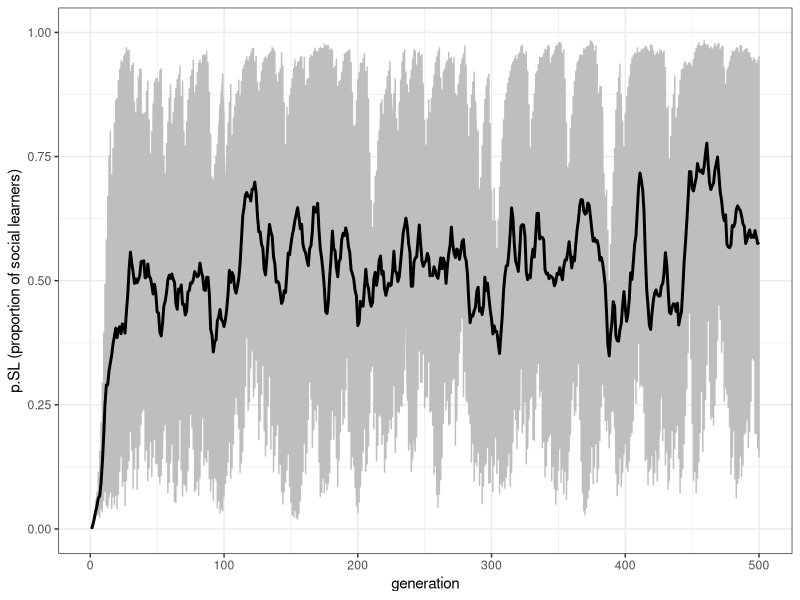
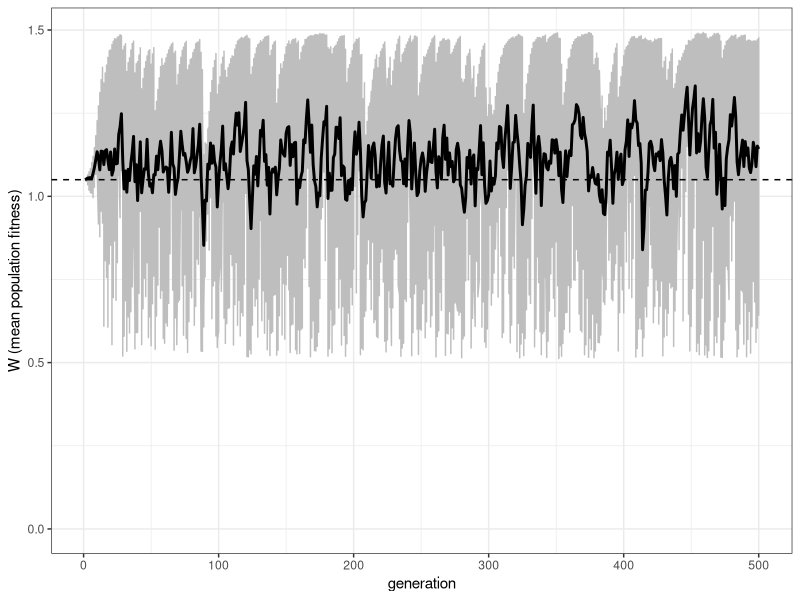
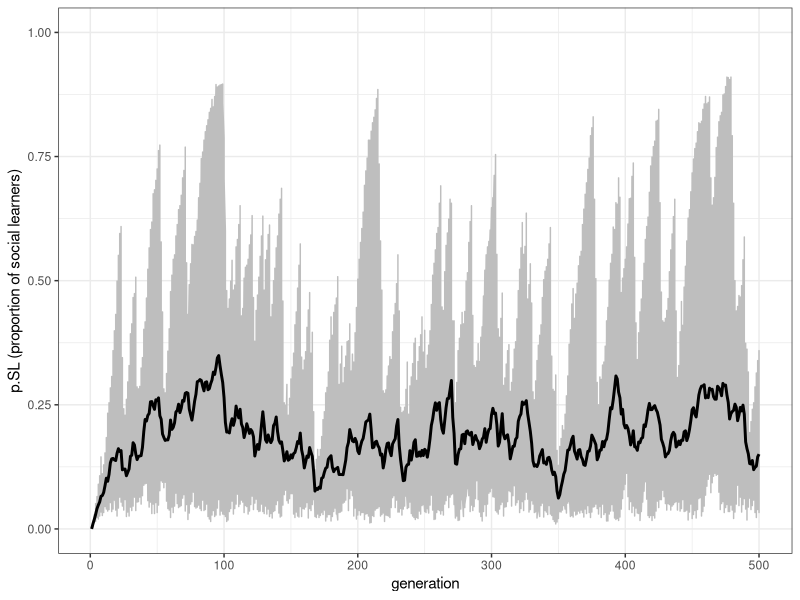
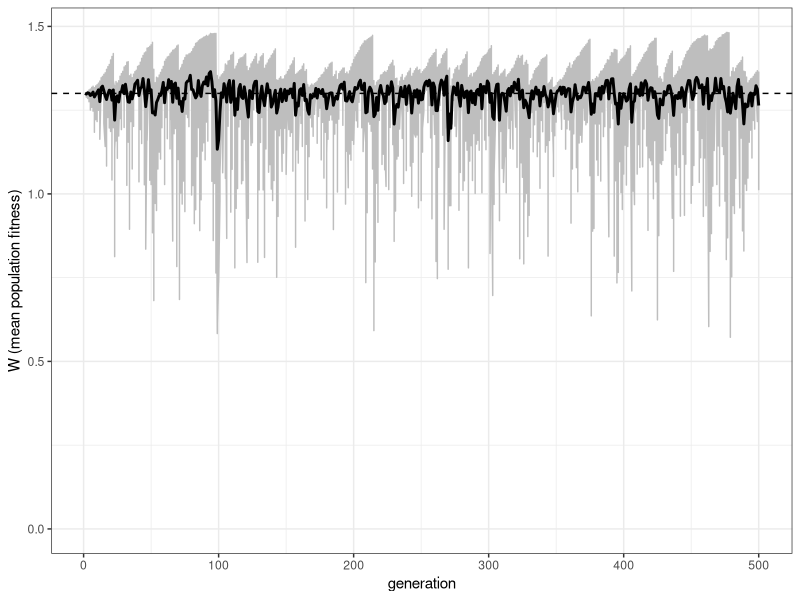
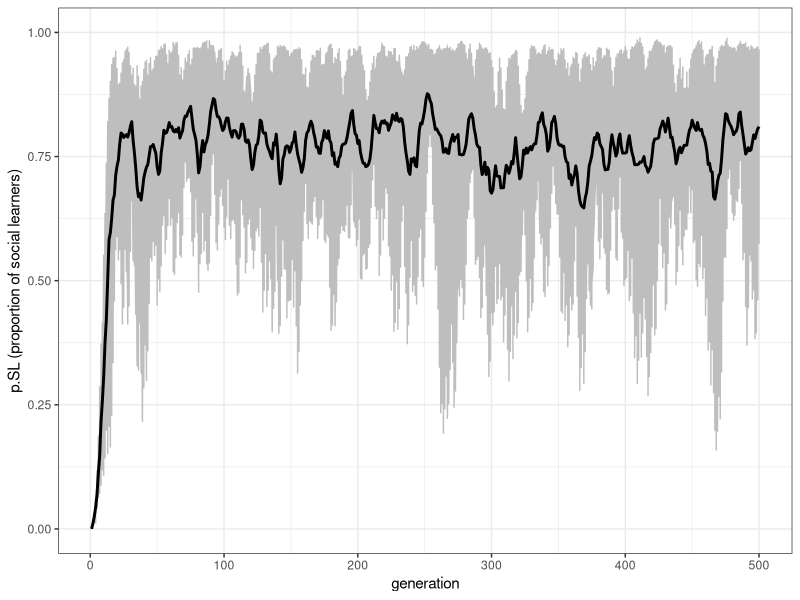
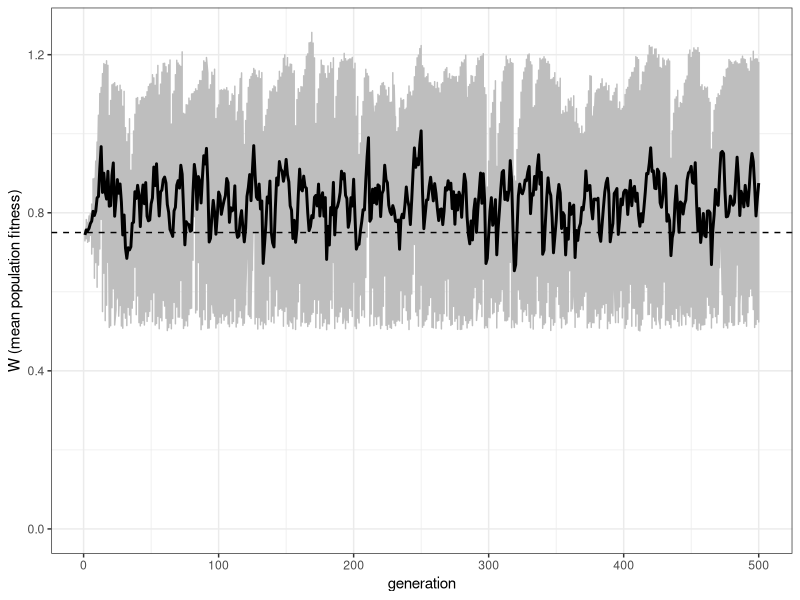
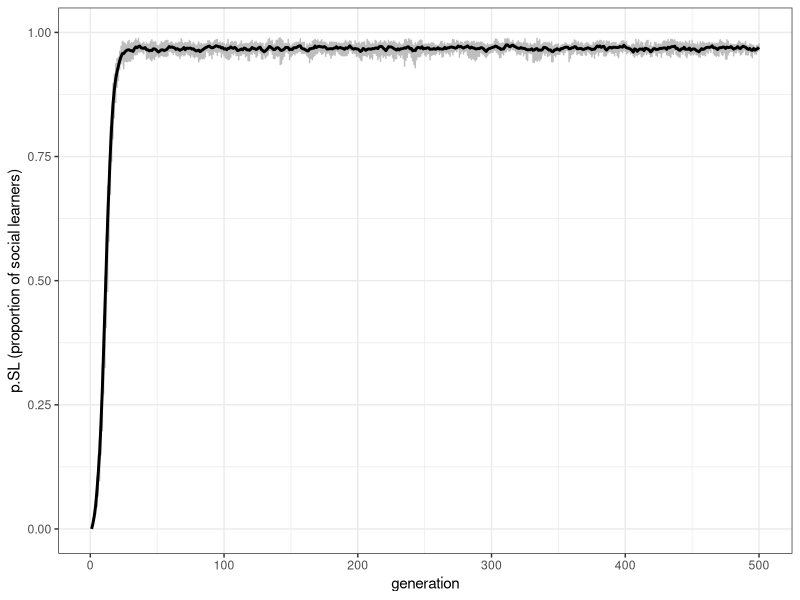
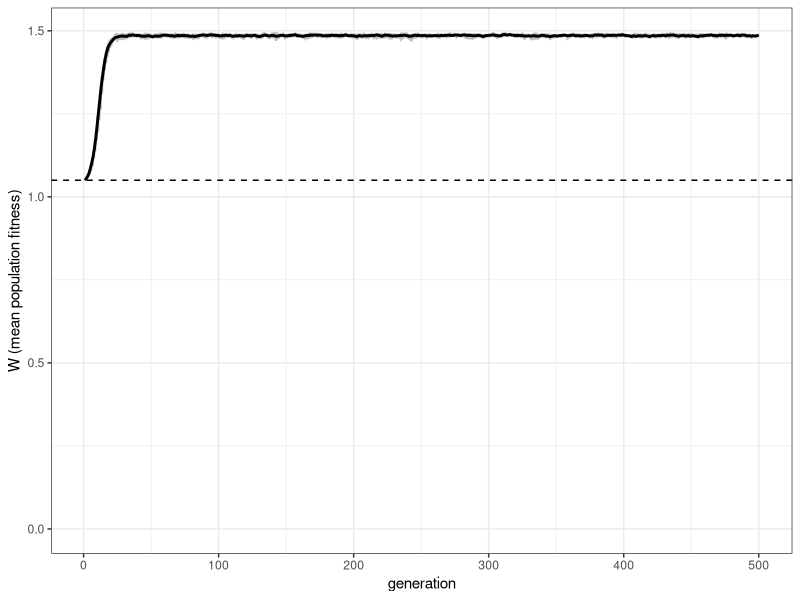

Write R code to recreate these figures, in order.
## ---- chunk 1
library(tidyverse)

N <- 100
r_max <- 1
t_max <- 10

output <- tibble(generation = rep(1:t_max, r_max), run = as.factor(rep(1:r_max, each = t_max)), p.SL = as.numeric(rep(NA, t_max * r_max)), W = as.numeric(rep(NA, t_max * r_max)))

population <- tibble(learning = rep("individual", N), behaviour = rep(NA, N), fitness = rep(NA, N))

E <- 0
## ---- chunk 2
if (sum(population$learning == "social") > 0) {
  population$behaviour[population$learning == "social"] <- sample(previous_population$behaviour, sum(population$learning == "social"), replace = TRUE)
}
## ---- chunk 3
p <- 0.8

learn_correct <- sample(c(TRUE, FALSE), N, prob = c(p, 1 - p), replace = TRUE)
population$behaviour[learn_correct & population$learning == "individual"] <- E
population$behaviour[!learn_correct & population$learning == "individual"] <- E - 1
## ---- chunk 4

w <- 1
b <- 0.5
s <- 0
c <- 0.9

population$fitness <- w  # baseline fitness

# for individuals with behaviour matched to the environment, add b
population$fitness[population$behaviour == E] <- population$fitness[population$behaviour == E] + b  
# for individuals with behaviour not matched to the environment, subtract b
population$fitness[population$behaviour != E] <- population$fitness[population$behaviour != E] - b

# impose cost b*c on individual learners
population$fitness[population$learning == "individual"] <- population$fitness[population$learning == "individual"] - b*c  
# impose cost b*s on social learners
population$fitness[population$learning == "social"] <- population$fitness[population$learning == "social"] - b*s 

## ---- chunk 5

t <- 1
r <- 1

output[output$generation == t & output$run == r, ]$p.SL <- mean(population$learning == "social")
output[output$generation == t & output$run == r, ]$W <- mean(population$fitness)

## ---- chunk 6

mu <- 0.1

previous_population <- population
population$behaviour <- NA
population$fitness <- NA
      
# probability of individual learning in new generation (population) is proportional to the relative fitness of individual learners in the previous_population
      
# relative fitness of individual learners (if there are any)
if (sum(previous_population$learning == "individual") > 0) {
  fitness_IL <- sum(previous_population$fitness[previous_population$learning == "individual"]) / sum(previous_population$fitness)
} else {
  fitness_IL <- 0
}
produce_IL <- sample(c(TRUE, FALSE), N, prob = c(fitness_IL, 1 - fitness_IL), replace = TRUE)
      
# also add mutation, chance of switching learning types
mutation <- sample(c(TRUE, FALSE), N, prob = c(mu, 1 - mu), replace = TRUE)
      
# if parent is an individual learner and no mutation, then they're an ind learner
population$learning[produce_IL & !mutation] <- "individual"  
# if parent is a social learner and no mutation, then they're a social learner
population$learning[!produce_IL & !mutation] <- "social"  
# if parent is an individual learner plus mutation, then they're a social learner
population$learning[produce_IL & mutation] <- "social"  
# if parent is a social learner plus mutation, then they're an ind learner
population$learning[!produce_IL & mutation] <- "individual"  

## ---- chunk 7

u <- 0.1

if (runif(1) < u) E <- E + 1

## ---- chunk 8

rogers_model <- function(N, t_max, r_max, w = 1, b = 0.5, c, s = 0, mu, p, u) {
  
  # check parameters, to avoid negative fitnesses
  if (b*(1+c) > 1 || b*(1+s) > 1) {
    stop("Invalid parameter values: ensure b*(1+c) < 1 and b*(1+s) < 1")
  }
  
  # create output tibble
  # p.SL is the proportion of social learners in the population and W is the population mean fitness
  output <- tibble(generation = rep(1:t_max, r_max), run = as.factor(rep(1:r_max, each = t_max)), p.SL = as.numeric(rep(NA, t_max * r_max)), W = as.numeric(rep(NA, t_max * r_max)))
  
  for (r in 1:r_max) {
    
    # create a population of individuals
    # learning type is 'individual' or 'social' (initially all 'individual')
    # behaviour is indexed by an integer, which may or may not match the environment
    # fitness is the individual's fitness, given their learning type, behaviour and the environment
    population <- tibble(learning = rep("individual", N), behaviour = rep(NA, N), fitness = rep(NA, N))
    
    # initialise the environment
    E <- 0
    
    for (t in 1:t_max) {
      
      # 1. social learners copy the behaviour of a randomly chosen member of the previous generation
      if (sum(population$learning == "social") > 0) {
        population$behaviour[population$learning == "social"] <- sample(previous_population$behaviour, sum(population$learning == "social"), replace = TRUE)
      }
      
      # 2. individual learners learn the correct behaviour (E) with probability p
      # otherwise they learn the incorrect behaviour (E - 1)
      learn_correct <- sample(c(TRUE, FALSE), N, prob = c(p, 1 - p), replace = TRUE)
      population$behaviour[learn_correct & population$learning == "individual"] <- E
      population$behaviour[!learn_correct & population$learning == "individual"] <- E - 1
      
      # 3. get fitnesses
      population$fitness <- w  # baseline fitness
      # for individuals with behaviour matched to the environment, add b
      population$fitness[population$behaviour == E] <- population$fitness[population$behaviour == E] + b  
      # for individuals with behaviour not matched to the environment, subtract b
      population$fitness[population$behaviour != E] <- population$fitness[population$behaviour != E] - b
      # impose cost b*c on individual learners
      population$fitness[population$learning == "individual"] <- population$fitness[population$learning == "individual"] - b*c  
      # impose cost b*s on social learners
      population$fitness[population$learning == "social"] <- population$fitness[population$learning == "social"] - b*s 
      
      # 4. store population characteristics in output
      output[output$generation == t & output$run == r, ]$p.SL <- mean(population$learning == "social")
      output[output$generation == t & output$run == r, ]$W <- mean(population$fitness)
      
      # 5. reproduction
      previous_population <- population
      population$behaviour <- NA
      population$fitness <- NA
      
      # probability of individual learning in new generation (population) is proportional to the relative fitness of individual learners in the previous_population
      
      # relative fitness of individual learners (if there are any)
      if (sum(previous_population$learning == "individual") > 0) {
        fitness_IL <- sum(previous_population$fitness[previous_population$learning == "individual"]) / sum(previous_population$fitness)
      } else {
        fitness_IL <- 0
      }
      produce_IL <- sample(c(TRUE, FALSE), N, prob = c(fitness_IL, 1 - fitness_IL), replace = TRUE)
      
      # also add mutation, chance of switching learning types
      mutation <- sample(c(TRUE, FALSE), N, prob = c(mu, 1 - mu), replace = TRUE)
      
      # if parent is an individual learner and no mutation, then they're an ind learner
      population$learning[produce_IL & !mutation] <- "individual"  
      # if parent is a social learner and no mutation, then they're a social learner
      population$learning[!produce_IL & !mutation] <- "social"  
      # if parent is an individual learner plus mutation, then they're a social learner
      population$learning[produce_IL & mutation] <- "social"  
      # if parent is a social learner plus mutation, then they're an ind learner
      population$learning[!produce_IL & mutation] <- "individual"  
      
      # 6. potential environmental change
      # increment the environmental state with probability u
      if (runif(1) < u) E <- E + 1
      
    }
  }
  output
}

## ---- chunk 9

data_model <- rogers_model(N = 1000, t_max = 500, r_max = 10, c = 0.9, mu = 0.01, p = 1, u = 0.2)

## ---- chunk 10
plot_p.SL <- function(data_model) {
  ggplot(data = data_model, aes(y = p.SL, x = generation)) +
    geom_line(col = "grey") +
    stat_summary(fun = mean, geom = "line", size = 1) +
    ylim(c(0, 1)) +
    theme_bw() +
    labs(y = "p.SL (proportion of social learners)")
}

plot_p.SL(data_model)
## ---- chunk 11

plot_W <- function(data_model, w=1, b=0.5, c, p) {
  ggplot(data = data_model, aes(y = W, x = generation)) +
    geom_line(col = "grey") +
    stat_summary(fun = mean, geom = "line", size = 1) +
    geom_hline(yintercept = w + b*(2*p - c - 1), linetype = 2) +
    ylim(c(0, NA)) +
    theme_bw() +
    labs(y = "W (mean population fitness)")
}

plot_W(data_model, c = 0.9, p = 1)

## ---- chunk 12
data_model <- rogers_model(N = 1000, t_max = 500, r_max = 10, c = 0.4, mu = 0.01, p = 1, u = 0.2)
plot_p.SL(data_model)
plot_W(data_model, c = 0.4, p = 1)
## ---- chunk 13
data_model <- rogers_model(N = 1000, t_max = 500, r_max = 10, c = 0.9, mu = 0.01, p = 0.7, u = 0.2)
plot_p.SL(data_model)
plot_W(data_model, c = 0.9, p = 0.7)
## ---- chunk 14

data_model <- rogers_model(N = 1000, t_max = 500, r_max = 10, c = 0.9, mu = 0.01, p = 1, u = 0.0)
plot_p.SL(data_model)
plot_W(data_model, c = 0.9, p = 1)

